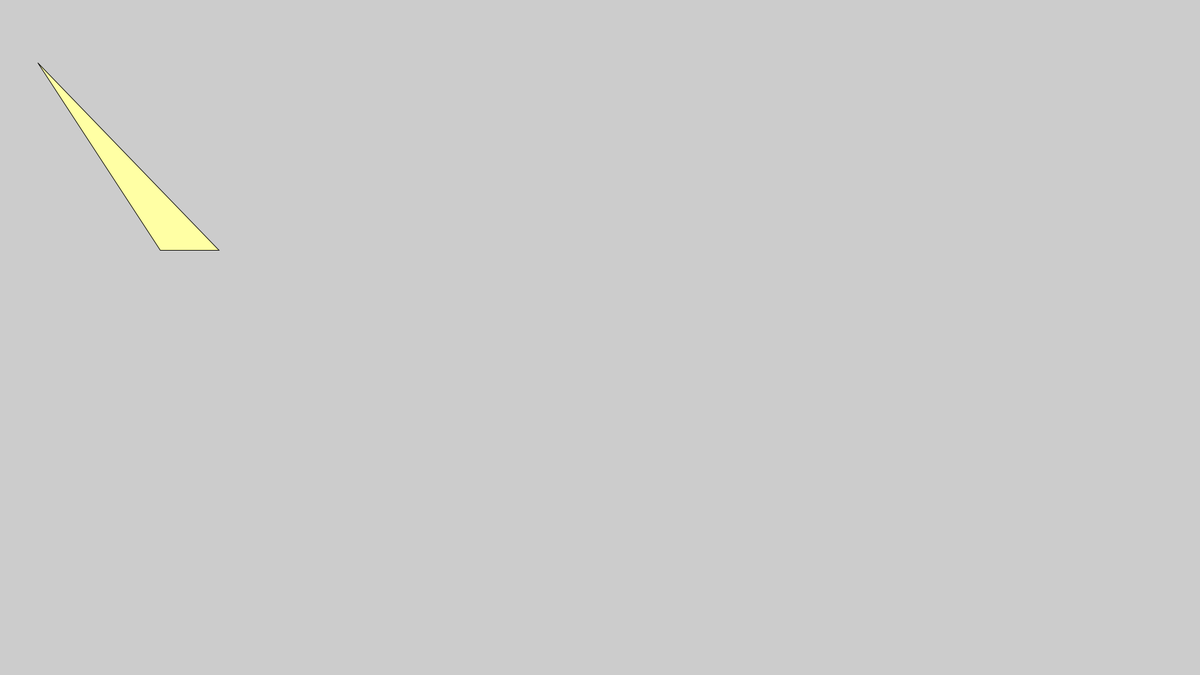
Frame 1 (no input)
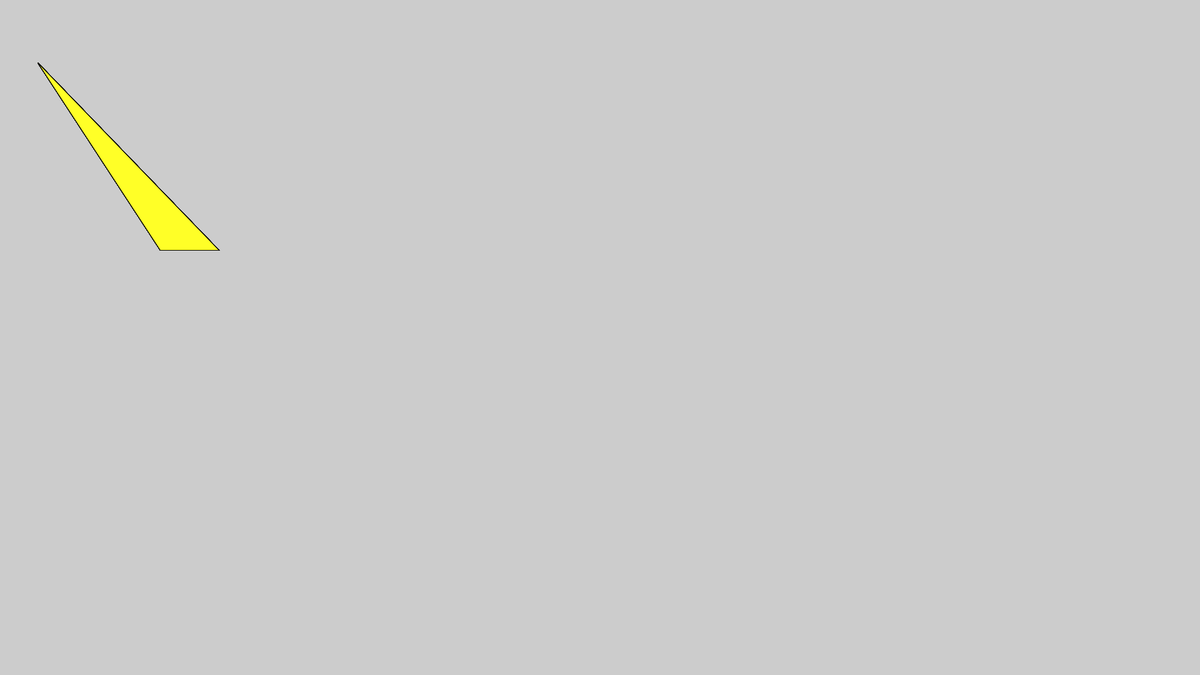
Frame 60 (the mouse pressed at the canvas centre just before this capture)
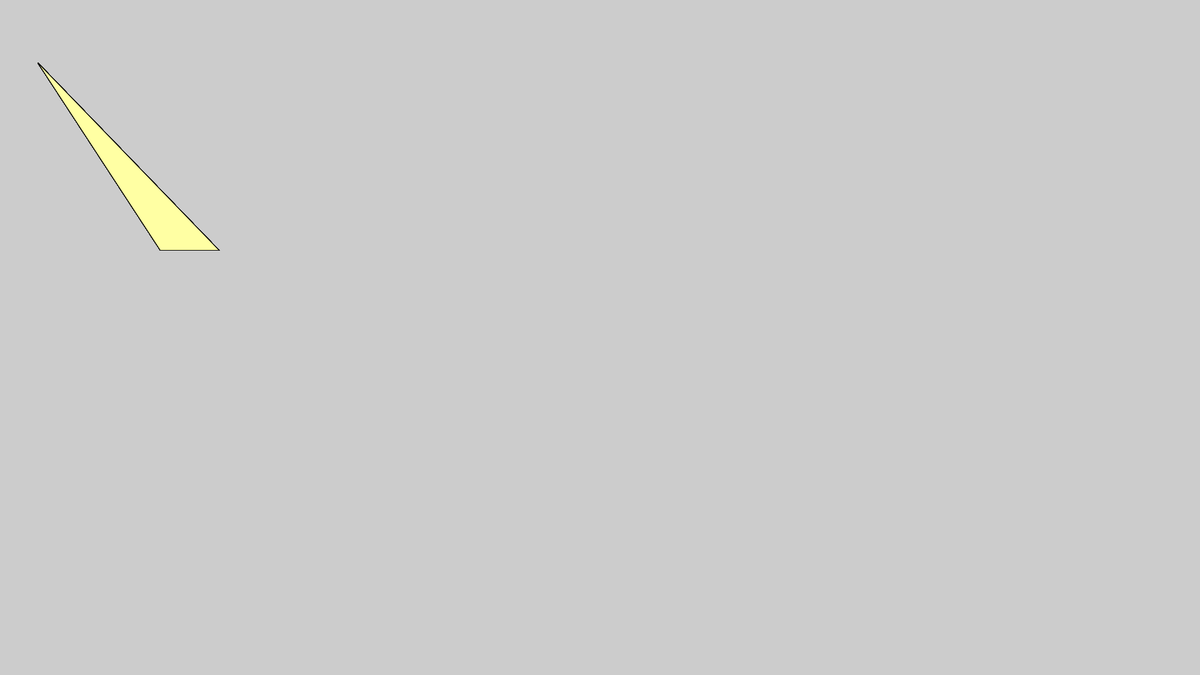
Frame 120 (the mouse held since frame 60 and released just before this capture)

The Processing sketch that drew these frames (run headless with seeded random() and noise(); from frame 60 on, the mouse is pressed at the canvas centre):

// Processing sketch: SS2_RandomInCertainPlaces
// ── SS2_RandomInCertainPlaces.pde
/*

Rodrigo A Vega Cruz. To make sure you get a certain shape when a key is pressed.
Make sure to look at the conditional statements, and the value of timelyValue
being printed on the console. You can click within the window and you should 
get a shape on the screen.

I am somewhat deviating from my previous theme of exploration, relaxation, beauty, 
and not sure what else exactly. I think I am going more for abstract relaxing 
minimalism.

*/

float xData = 100;
int yData = 60;
int timelyValue = 0;

void setup() {
 size(1920,1080);
}

void draw() {
  strokeWeight(1);
  fill(255,255,random(255));
  triangle(256,400,yData,xData,350,400);

  timelyValue ++;
  println(timelyValue);
}

void keyPressed() {
  if(timelyValue > 800){ 
    strokeWeight(40);
    fill(250,10,48);
    rect(504,202,303,156);
  } else if (timelyValue < 200){
      strokeWeight(25);
      fill(186,91,155);
      ellipse(251, 500, 285, 100);
  } else {
    strokeWeight(20);
    fill(255,30,68);
    rect(506,101,303,136);
  }
  
 }
  
  
  void mousePressed(){
    strokeWeight(20);
    fill(255,30,68);
    rect(606,303,202,247);
    
  }
  
  
